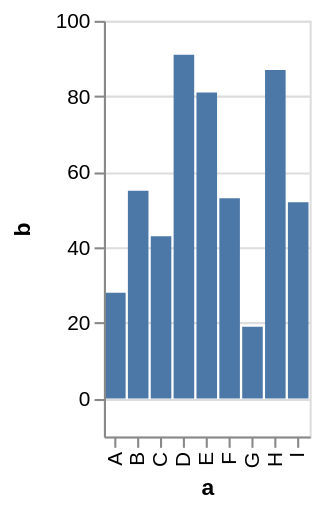

Source (Vega-Lite JSON):
### Vega specification from a JSON file in a GitHub repository (floating-point values rounded to 4 significant figures)
{"$schema": "https://vega.github.io/schema/vega/v4.json", "description": "A simple bar chart with embedded data.", "autosize": "pad", "padding": 5, "height": 200, "style": "cell", "data": [{"name": "source_0", "values": [{"a": "A", "b": 28}, {"a": "B", "b": 55}, {"a": "C", "b": 43}, {"a": "D", "b": 91}, {"a": "E", "b": 81}, {"a": "F", "b": 53}, {"a": "G", "b": 19}, {"a": "H", "b": 87}, {"a": "I", "b": 52}]}], "signals": [{"name": "x_step", "value": 11}, {"name": "width", "update": "bandspace(domain('x').length, 0.1, 0.05) * x_step"}], "marks": [{"name": "marks", "type": "rect", "style": ["bar"], "from": {"data": "source_0"}, "encode": {"update": {"fill": [{"test": "datum[\"b\"] === null || isNaN(datum[\"b\"])", "value": null}, {"value": "#4c78a8"}], "tooltip": {"signal": "{\"a\": ''+datum[\"a\"], \"b\": format(datum[\"b\"], \"\")}"}, "x": {"scale": "x", "field": "a"}, "width": {"scale": "x", "band": true}, "y": {"scale": "y", "field": "b"}, "y2": {"scale": "y", "value": 0}}}}], "scales": [{"name": "x", "type": "band", "domain": {"data": "source_0", "field": "a", "sort": true}, "range": {"step": {"signal": "x_step"}}, "paddingInner": 0.1, "paddingOuter": 0.05}, {"name": "y", "type": "linear", "domain": {"data": "source_0", "field": "b"}, "range": [{"signal": "height"}, 0], "nice": true, "zero": true, "padding": 5}], "axes": [{"scale": "x", "orient": "bottom", "grid": false, "title": "a", "labelAlign": "right", "labelAngle": 270, "labelBaseline": "middle", "labelOverlap": true, "zindex": 1}, {"scale": "y", "orient": "left", "grid": false, "title": "b", "labelOverlap": true, "tickCount": {"signal": "ceil(height/40)"}, "zindex": 1}, {"scale": "y", "orient": "left", "gridScale": "x", "grid": true, "tickCount": {"signal": "ceil(height/40)"}, "domain": false, "labels": false, "maxExtent": 0, "minExtent": 0, "ticks": false, "zindex": 0}], "config": {"axisY": {"minExtent": 30}}}
